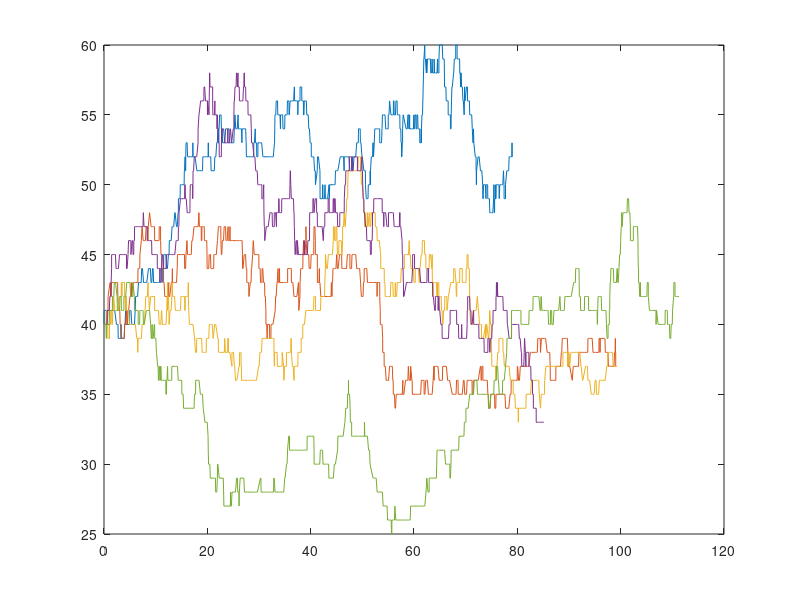

Write the MATLAB code that produced this figure.
divRate = 0.25;
probSym = 0.22;
prolifCoeff = 0.0275;
diffCoeff = 0.0006875;
asymRate=(divRate*(1-probSym)); % rate of asymmetric division
X = 40; % stem cell population for this model equilibrium population is equal to prolif rate / diff rate
runs = 5;
extinctArray = zeros(runs,1);  % array to contain extinction time

for k=1:runs
    N=1000; % Number of jumps
    t=zeros(N,1);  % array containing time
    dt=zeros(N,1); % array containing time intervals
    z=zeros(N,1);  % state variable array (contains population)
    z(1,:)= X;    % initial values input into first array of state variabl array
    for i=2:N
        if z(i-1,1) == 0
            fprintf("Extincition occurred at %d\n", t(i-1));
            extinctArray(k) = t(i-1);
            break
        else
        x=z(i-1,1); % set pop of stem cells as previous size size
        rates=[prolifCoeff*x asymRate*x diffCoeff*x*x]; %set birth and death rates based on current pop
        R=[1 0 -1]; % set change in pop size for each of the two rates
        lam=sum(rates); % calculate the total rate. Parameter of expo. dist. used to determine next event is the total rate of all possible events
        dt(i-1)= -log(rand)/lam; %set time interval based on the exponenetial distribution
        t(i)=t(i-1)+dt(i-1); %update time array
        rates=rates/lam; %normalise the rates
        reac=1+sum(rand>cumsum(rates)); %determine which event occured based on normalised rates
        z(i,:)=z(i-1,:)+R(:,reac)'; %update pop size based on event that occured
        end
    end
    plot(t, z);
    hold on
end
